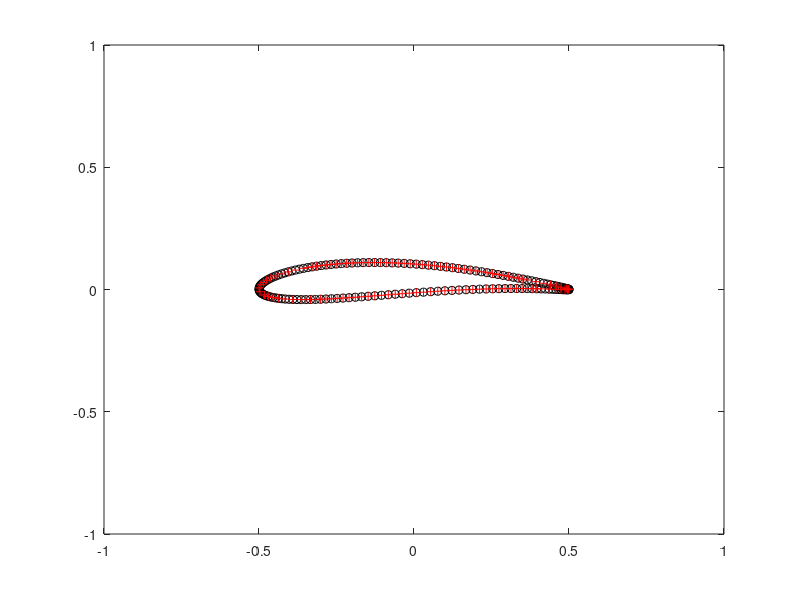

This chart was generated by the following MATLAB code:
clc;
clear all;
close all;
format short g;
% ----------------------------------------------------------------------- %
% function flag = openFOAM_joukowsky_airfoil_generator(x0,y0)
% ----------------------------------------------------------------------- %
% Joukowski showed that the image of a circle passing through (1.0,0) and
% containing the point (-1,0) is mapped onto a curve shaped like the
% cross section of an airplane wing.

N = 150; % Number of points on airfoil surface
% x0 = -0.05; % Defines maximum thickness. [-1 0]
x0 = -0.1; % Defines maximum thickness. [-1 0]
dx0 = 0.00; % Perturbation in thickness
xNew = x0 + dx0;
x0 = x0 + dx0;

% y0 = 0.3 + 0.0001; % Defines camber. Positive values for up camber [0 1]
y0 = 0.1 + 0.0000; % Defines camber. Positive values for up camber [0 1]
dy0 = 0.000; % Perturbation in camber
yNew = y0 + dy0;
% y0 = y0 - dy0;

b = sqrt(0.9);

R = sqrt((1 - x0)^2 + y0^2); % Calculate R based on (1.0,0) on circle
RNew = sqrt((1 - xNew)^2 + yNew^2); % Calculate R based on (1.0,0) on circle
% Checking the (-1,0) is inside
if (1 + x0)^2 + y0^2 - R^2 >= 0
    disp(['Cannot generate airfoil shape'])
%     return;
end

if (1 + xNew)^2 + yNew^2 - RNew^2 >= 0
    disp(['Cannot generate airfoil shape'])
%     return;
end

theta = linspace(0,2*pi,N);

x = x0 + R .* cos(theta);
y = y0 + R .* sin(theta);
z = x + i * y;

xNew = xNew + RNew .* cos(theta);
yNew = yNew + RNew .* sin(theta);
zNew = xNew + i * yNew;

z = z + b ./ z; % Joukowski transform
X = real(z);
Y = imag(z);

zNew = zNew + b ./ zNew; % Joukowski transform
XNew = real(zNew);
YNew = imag(zNew);

Y = Y / (max(X) - min(X));
X = X / (max(X) - min(X));
X = X + 0.5 - max(X);
[a,b] = max(X);
Y = Y - Y(b);

YNew = YNew / (max(XNew) - min(XNew));
XNew = XNew / (max(XNew) - min(XNew));
XNew = XNew + 0.5 - max(XNew);
[a,b] = max(XNew);
YNew = YNew - Y(b);

pointCloud = [X',Y'];
if dy0 == 0
    pointCloudSensitivity = ([XNew',YNew'] - [X',Y']) / dx0;
elseif dx0 == 0
	pointCloudSensitivity = ([XNew',YNew'] - [X',Y']) / dy0;
end

distX = abs(pointCloud(2:end,1) - pointCloud(1:end-1,1));
meanDistX = mean(distX);
j = 1;
for i=j:length(pointCloud)-1
    for j=i+1:length(pointCloud)-1
        if j > length(pointCloud)
            break
        end
        if abs(pointCloud(i,1) - pointCloud(j,1)) < meanDistX
            pointCloud(j,:) = [];
        else
            break
        end
    end
end

figure,
plot(X,Y,'ko',...
     pointCloud(:,1),pointCloud(:,2),'r+')
axis([-1 1 -1 1])
length(pointCloud)


dlmwrite('point_cloud.txt',pointCloud);
dlmwrite('point_cloud_sensitivity.txt',pointCloudSensitivity);
% copyfile('point_cloud.txt','current_simulation_results/')

